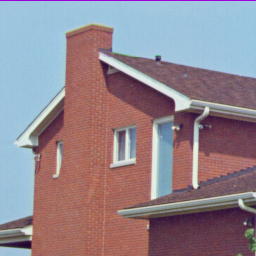
#> input picture misc/house.tiff, 256 x 256 px
$ python subtraction.py
#> lines starting #> are read from the running program, lines starting #| are printed output that depends on the picture; after the words box and inside, x2 and y2 are one past the last pixel; in counts of white or black regions, pixels touching at a corner belong together
import cv2
import numpy as np

filename = 'misc/house.tiff'
img = cv2.imread(filename, 0)
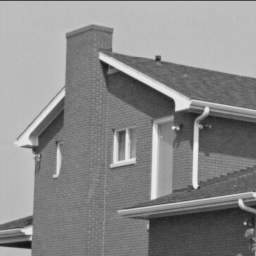
#> img: shape (256, 256); min 17, max 239, mean 138.1
cv2.namedWindow('Grayscale', cv2.WINDOW_NORMAL)
cv2.imshow('Grayscale', img)
h, w = img.shape
#> h = 256; w = 256
q = int(h/4)
#> q = 64
mask1 = np.zeros(img.shape, dtype=np.uint8)
mask2 = np.ones(img.shape, dtype=np.uint8) * 255
im_and = im_or = mask1.copy()

for i in range(q, h-q):
    for j in range(q, int(w-q/2)):
        mask1.itemset((i, j), 255)
        mask2.itemset((i, j), 0)
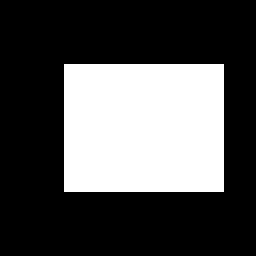
#> mask1: shape (256, 256); 31.2% white; 1 white region, box (x1, y1, x2, y2) and area: (64, 64, 224, 192) 20480

cv2.namedWindow('Mask AND', cv2.WINDOW_NORMAL)
cv2.imshow('Mask AND',mask1)
cv2.bitwise_and(img, mask1, im_and)

cv2.namedWindow('AND', cv2.WINDOW_NORMAL)
cv2.imshow('AND', im_and)
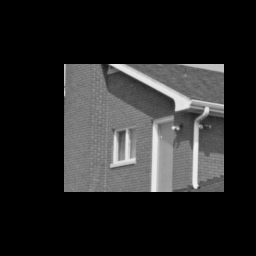
#> window 'AND': shape (256, 256); min 0, max 239, mean 38.6

cv2.namedWindow('Mask OR', cv2.WINDOW_NORMAL)
cv2.imshow('Mask OR',mask2)
cv2.bitwise_or(img, mask2, im_or)

cv2.namedWindow('OR', cv2.WINDOW_NORMAL)
cv2.imshow('OR', im_or)
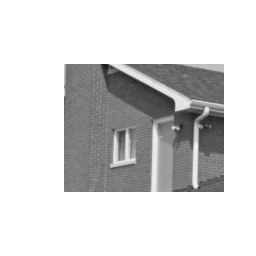
#> window 'OR': shape (256, 256); min 29, max 255, mean 213.9

cv2.waitKey(0)
cv2.destroyAllWindows()
